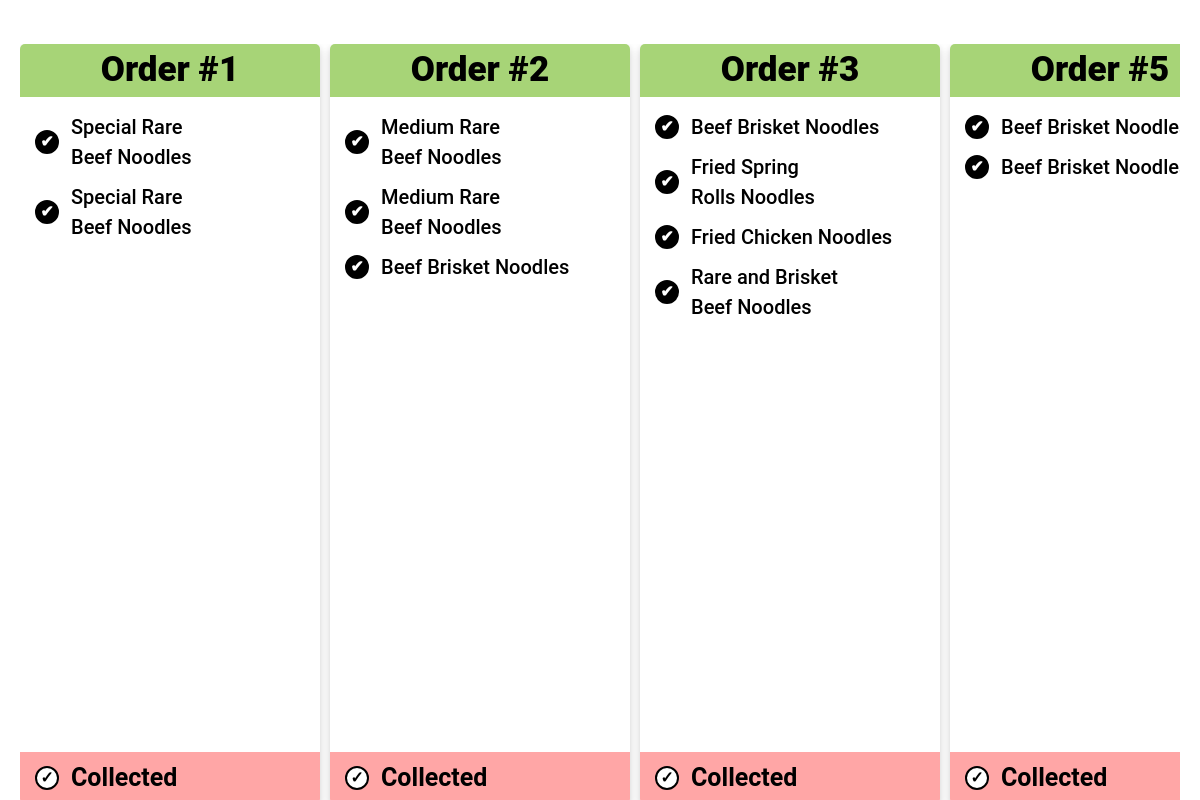
Screenshot of /kitchen_screen with the database file from the repository.
### tables this page shows
CREATE TABLE SaleItem (sale_id INTEGER REFERENCES Sales (id), item_id REFERENCES Items (id), status INTEGER, quantity INTEGER);

CREATE TABLE Items (id INTEGER PRIMARY KEY, name TEXT, price REAL, category INTEGER REFERENCES Categories (id), image TEXT);

### app.py (the view)
@app.route("/kitchen_screen")
def kitchen_screen():
    sqlquery = """SELECT
        Sales.id AS sale_id,
        Sales.number AS sale_number,
        Sales.status AS sale_status,
        SaleItem.rowid AS saleitem_rowid,
        Items.id AS item_id,
        Items.name AS item_name,
        SaleItem.status AS item_status
    FROM Sales
    JOIN SaleItem ON Sales.id = SaleItem.sale_id
    JOIN Items ON SaleItem.item_id = Items.id
    ORDER BY Sales.number, SaleItem.rowid;"""
    results = query_db(sqlquery)
    grouped_sales = {}
    for row in results:
        sale_id = row["sale_id"]
        if sale_id not in grouped_sales:
            grouped_sales[sale_id] = {
                "sale_number": row["sale_number"],
                "status" : row["sale_status"],
                "items" : []
            }
        grouped_sales[sale_id]["items"].append({
            "saleitem_rowid": row["saleitem_rowid"],
            "item_id": row["item_id"],
            "name": row["item_name"],
            "status": row["item_status"]
        })
    return render_template("kitchen_screen.html", sales=grouped_sales)

### app.py (called while the page is built)
def get_db():
    db = getattr(g, '_database', None)
    if db is None:
        db = g._database = sqlite3.connect(DATABASE)
        db.row_factory = sqlite3.Row
    return db

@app.teardown_appcontext
def close_connection(exception):
    db = getattr(g, '_database', None)
    if db is not None:
        db.close()

def query_db(query, args=(), one=False, commit=False):
    cur = get_db().execute(query, args)
    if commit:
        get_db().commit()
        lastrowid = cur.lastrowid
        cur.close()
        return lastrowid
    else:
        rv = cur.fetchall()
        cur.close()
        return (rv[0] if rv else None) if one else rv

### templates/kitchen_screen.html (shortened to what this page needs)
﻿<!DOCTYPE html>
<html lang="en">
<head>
    <link rel="stylesheet" href="{{ url_for('static', filename='kitchenstyle.css') }}">
    <link rel="stylesheet" href="{{ url_for('static', filename='reset.css') }}">
</head>
<body>
    <div class="page-wrapper">
        <div class="container">
            {% for sale_id, details in sales.items() %}
                <div class="card" data-sale-id="{{ sale_id }}">
                    {% if details.status is none %}
                        <div class="card-header">
                            <h1>Order #{{ details.sale_number }}</h1>
                        </div>
                    {% else %}
                        <div class="ready-card-header">
                            <h1>Order #{{ details.sale_number }}</h1>
                        </div>
                    {% endif %}
                    <div class="card-body">
                        {% for item in details['items'] %}
                            <div class="item-row{% if item['status'] is not none %} ready{% else %} unready{% endif %}"
                                data-sale-id="{{ sale_id }}"
                                data-saleitem-rowid="{{ item['saleitem_rowid'] }}"
                                data-ready="{{ 1 if item['status'] is not none else 0 }}">
                                <span class="check-icon"></span>
                                <h2>{{ item['name'] }}</h2>
                            </div>
                        {% endfor %}
                    </div>
                    <div class="card-footer">
                        <div class="item-row" data-sale-id="{{ sale_id }}">
                            <span class="check-icon"></span>
                            <h3>Collected</h3>
                        </div>
                     </div>
                </div>
            {% endfor %}
        </div>
    </div>
</body>
</html>

### static/kitchenstyle.css (style rules this page uses)
.page-wrapper { margin: 20px; }
h1 { text-align: center; font-size: 35px; font-weight: 900; }
h2 { font-size: 20px; font-weight: 550; }
h3 { font-size: 25px; font-weight: 650; }
.card-footer { text-align: center; padding: 2.5px 10px; }
.container { display: grid; grid-auto-flow: column; grid-auto-columns: 300px; gap: 10px; max-width: 100%; height: calc(100vh - 40px); align-items: start; overflow-x: scroll; overflow-y: hidden; scrollbar-gutter: stable; }
.card { display: flex; flex-direction: column; height: calc(100vh - 40px); box-shadow: 0 4px 8px 0 rgba(0,0,0,0.2); border-radius: 5px; align-self: start; }
.ready-card-header { background-color: #A7D477; border-radius: 5px 5px 0px 0px; }
.card-footer { background-color: #ffa6a6; border-radius: 0px 0px 5px 5px; }
.card-body { flex: 1; padding: 10px; overflow-y: scroll; }
.item-row { display: flex; align-items: center; gap: 0.75rem; margin: 0; cursor: pointer; padding: 5px; border-radius: 10px; }
.check-icon { display: inline-flex; align-items: center; justify-content: center; width: 1.5rem; height: 1.5rem; min-width: 1.5rem; min-height: 1.5rem; border: 2px solid #000; border-radius: 50%; background: #fff; color: #000; font-size: 1rem; line-height: 1; font-weight: 900; }
.check-icon::after { content: "✓"; }
.item-row.ready .check-icon { border-color: #000; background: #000; color: #fff; }
.item-row.ready .check-icon::after { content: "✔"; }

### rows the page displays
SaleItem: name "Special Rare Beef Noodles"
SaleItem: name "Special Rare Beef Noodles"
SaleItem: name "Medium Rare Beef Noodles"
SaleItem: name "Medium Rare Beef Noodles"
SaleItem: name "Beef Brisket Noodles"
SaleItem: name "Beef Brisket Noodles"
SaleItem: name "Fried Spring Rolls Noodles"
SaleItem: name "Fried Chicken Noodles"
SaleItem: name "Rare and Brisket Beef Noodles"
SaleItem: name "Beef Brisket…"
SaleItem: name "Beef Brisket…"

### other values shown
{{ details.sale_number }} "1" "2" "3" "5"
